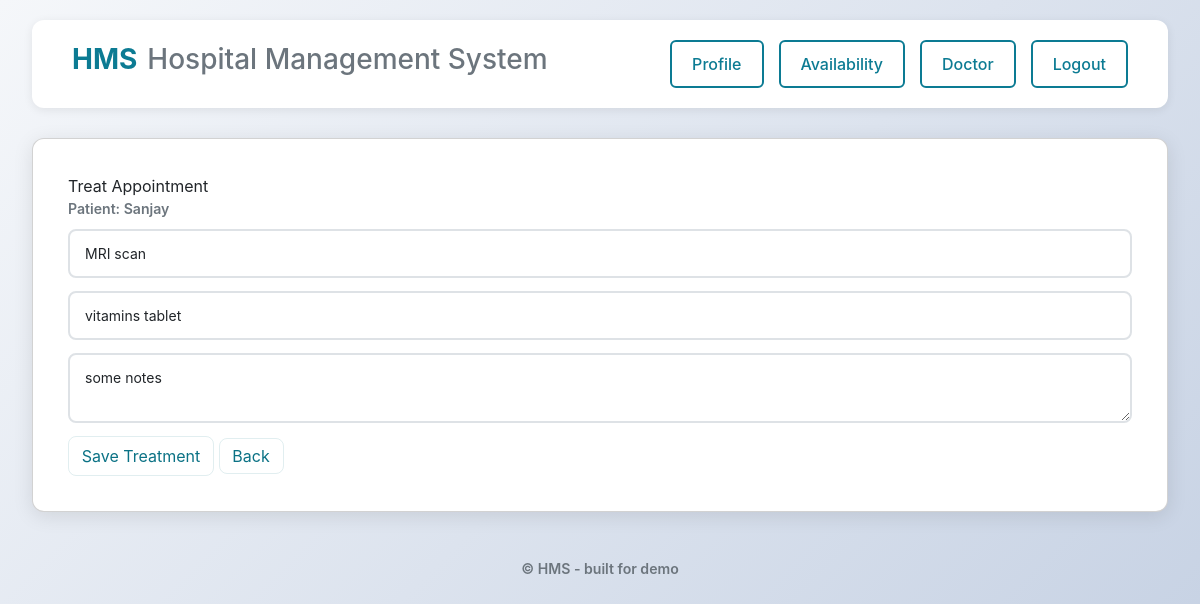
The page /doctor/treat/6 (signed in) on the database its author committed.
### app/models.py (models this page shows, shortened)
class User(UserMixin, db.Model):
    id = db.Column(db.Integer, primary_key=True)
    username = db.Column(db.String(64), unique=True, index=True, nullable=False)
    email = db.Column(db.String(120), unique=True, index=True, nullable=False)
    password_hash = db.Column(db.String(128))
    role = db.Column(db.String(20), nullable=False)  # 'admin','doctor','patient'
    created_at = db.Column(db.DateTime, default=datetime.utcnow)
    age = db.Column(db.Integer)
    gender = db.Column(db.String(10))
    first_name = db.Column(db.String(64))
    last_name = db.Column(db.String(64))
    phone = db.Column(db.String(20))
    address = db.Column(db.Text)
    profile_photo = db.Column(db.String(256), nullable=True)  # path under static/uploads/
    doctor = db.relationship('Doctor', back_populates='user', uselist=False)
    patient = db.relationship('Patient', back_populates='user', uselist=False)

class Treatment(db.Model):
    id = db.Column(db.Integer, primary_key=True)
    appointment_id = db.Column(db.Integer, db.ForeignKey('appointment.id'), unique=True, nullable=False)
    diagnosis = db.Column(db.Text, nullable=True)
    prescription = db.Column(db.Text, nullable=True)
    treatment_notes = db.Column(db.Text, nullable=True)
    created_at = db.Column(db.DateTime, default=datetime.utcnow)
    appointment = db.relationship('Appointment', back_populates='treatment')

### app/routes.py (the view, shortened to what this page needs)
@app.route('/doctor/treat/<int:appointment_id>', methods=['GET', 'POST'])
@login_required
def doctor_treat(appointment_id):
    if current_user.role != 'doctor':
        return redirect(url_for('index'))
    appointment = db.session.get(Appointment, appointment_id)
    doctor = get_current_doctor()
    if appointment is None or appointment.doctor_id != doctor.id:
        flash("Invalid appointment.", "danger")
        return redirect(url_for('doctor_dashboard'))
    return render_template('doctor_treat.html', appointment=appointment)

### app/models.py (called while the page is built)
@login.user_loader
def load_user(user_id):
    return db.session.get(User, int(user_id))

### app/routes.py (called while the page is built)
def get_current_doctor():
    return db.session.scalar(sa.select(Doctor).where(Doctor.user_id == current_user.id))

### app/templates/doctor_treat.html (shortened to what this page needs)
{% extends "base.html" %}
{% block content %}
  <div class="card">
    <div class="page-title">Treat Appointment</div>
    <div class="small-muted">Patient: {{ appointment.patient.user.first_name or appointment.patient.name }}</div>
    <form method="post">
      <div class="form-row">
        <input class="form-control" name="diagnosis" placeholder="Diagnosis" value="{{ appointment.treatment.diagnosis }}">
      </div>
      <div class="form-row">
        <input class="form-control" name="prescription" placeholder="Prescription" value="{{ appointment.treatment.prescription }}">
      </div>
      <div class="form-row">
        <textarea class="form-control" name="notes" placeholder="Notes">{{ appointment.treatment.treatment_notes }}</textarea>
      </div>
      <div class="mt-2">
        <button class="btn-outline" type="submit">Save Treatment</button>
        <a class="btn-outline" href="{{ url_for('doctor_appointments') }}">Back</a>
      </div>
    </form>
  </div>
{% endblock %}

### app/static/css/style_common.css (style rules this page uses)
:root { --accent:#0b7285; --accent-2:#146c86; --muted:#6b7280; --card-bg: #ffffff; --page-bg: #f8fbfc; --radius: 10px; --gap: 1rem; --max-width:1200px; }
* { margin: 0; padding: 0; box-sizing: border-box; }
body { font-family: -apple-system, BlinkMacSystemFont, 'Segoe UI', Roboto, 'Helvetica Neue', Arial, sans-serif; background: linear-gradient(135deg, #f5f7fa 0%, #c3cfe2 100%); min-height: 100vh; padding: 20px; }
.card { background:var(--card-bg); border-radius:var(--radius); box-shadow: 0 6px 18px rgba(15,23,36,0.06); padding:1rem; }
.form-control { width: 100%; padding: 12px 15px; border: 2px solid #dee2e6; border-radius: 8px; font-size: 14px; transition: all 0.3s ease; background: white; }
.card { background: white; border-radius: 12px; box-shadow: 0 4px 20px rgba(0,0,0,0.1); padding: 35px; margin-bottom: 30px; }
.small-muted { font-size: 0.88rem; color: #6c757d; margin-bottom: 10px; font-weight: 600; }
.btn-outline { background:transparent; color:var(--accent); border:1px solid rgba(11,114,133,0.12); padding:0.45rem 0.8rem; border-radius:8px; text-decoration:none; }
.form-row { display:flex;gap:0.8rem;flex-wrap:wrap;margin-bottom:0.8rem }

### rows shown on the page
User: patient.user "Sanjay"
Treatment: diagnosis "MRI scan", prescription "vitamins tablet", notes "some notes"
